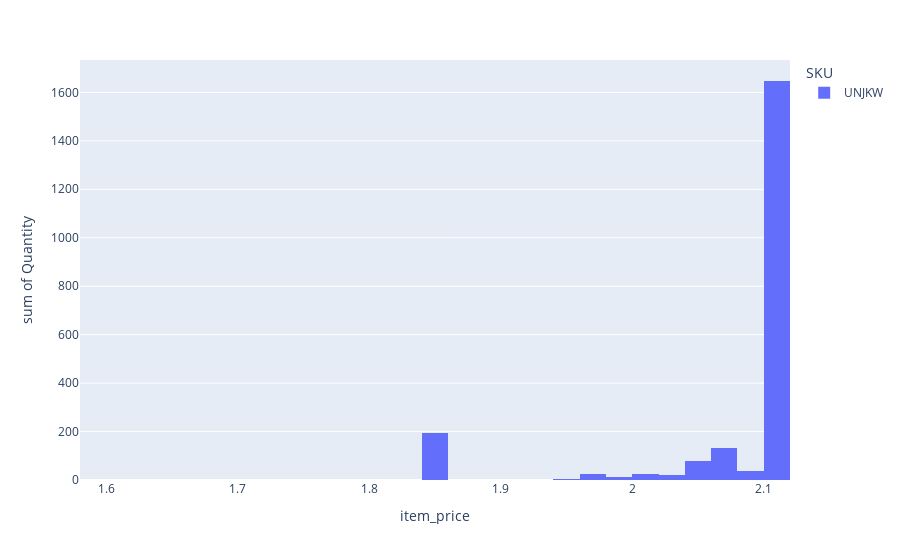

The code cell stored with this chart in its notebook:
### Code cell
px.histogram(df_sku,x="item_price",y="Quantity",color="SKU")

### Figure 1 — Plotly figure (JSON) as saved in the notebook; plotly's stock layout.template omitted (floating-point values rounded to 4 significant figures; data arrays with more than 128 entries replaced by an {"elided": "..."} marker saying what was removed)
{"data": [{"alignmentgroup": "True", "bingroup": "x", "histfunc": "sum", "hovertemplate": "SKU=UNJKW<br>item_price=%{x}<br>sum of Quantity=%{y}<extra></extra>", "legendgroup": "UNJKW", "marker": {"color": "#636efa", "pattern": {"shape": ""}}, "name": "UNJKW", "offsetgroup": "UNJKW", "orientation": "v", "showlegend": true, "type": "histogram", "x": {"elided": "361 float values"}, "xaxis": "x", "y": {"elided": "361 int values"}, "yaxis": "y"}], "layout": {"barmode": "relative", "legend": {"title": {"text": "SKU"}, "tracegroupgap": 0}, "margin": {"t": 60}, "xaxis": {"anchor": "y", "domain": [0, 1], "title": {"text": "item_price"}}, "yaxis": {"anchor": "x", "domain": [0, 1], "title": {"text": "sum of Quantity"}}}}
